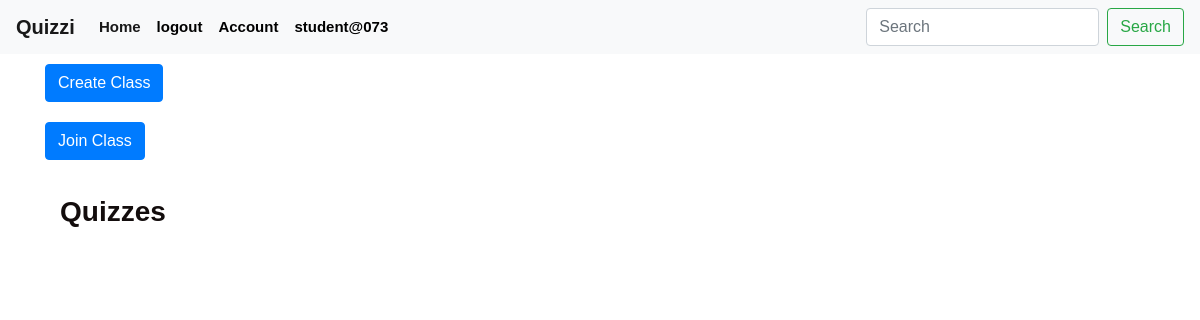
The app's page /home (signed in), older data.
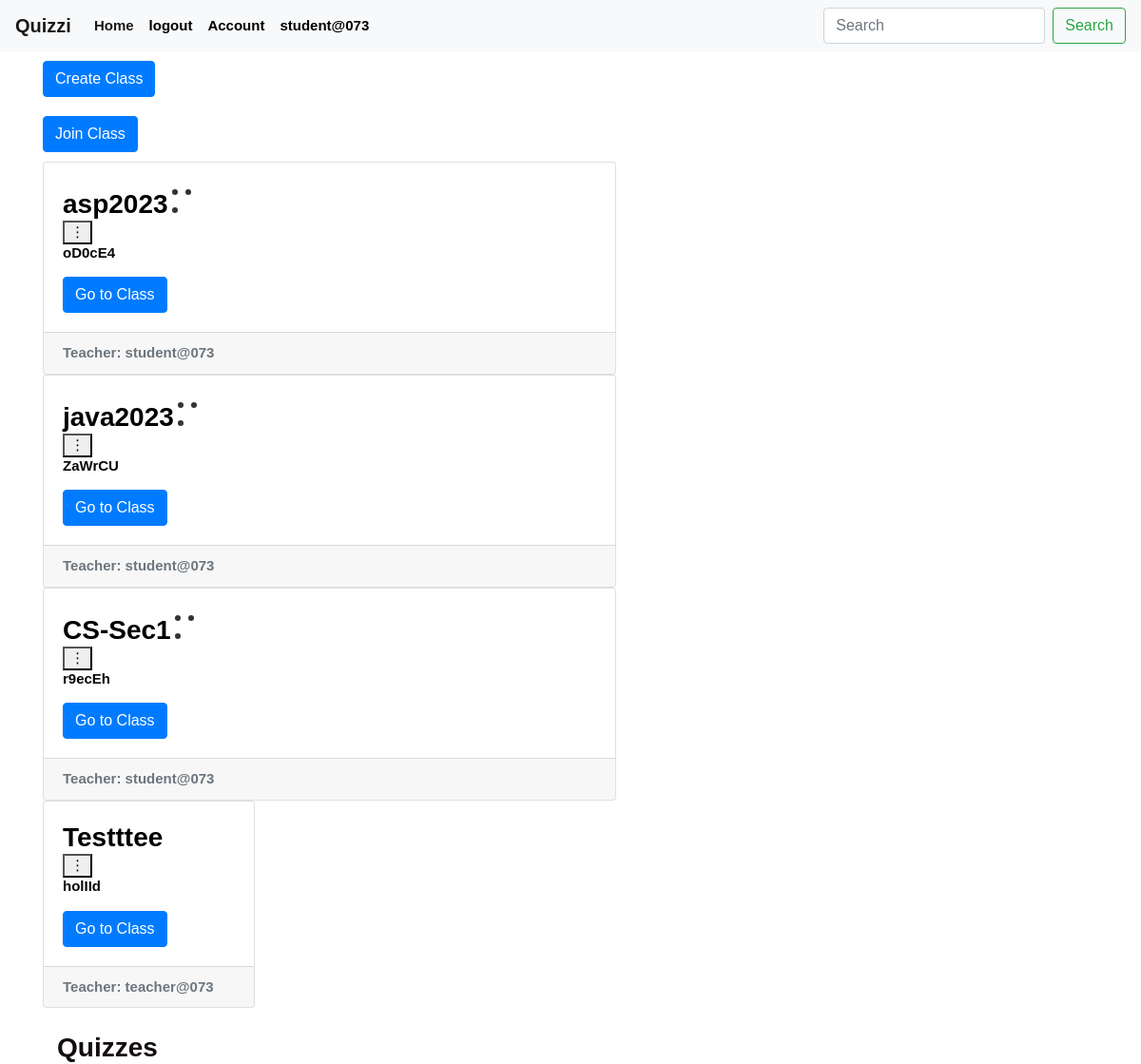
The same page, newer data.
### quiz/models.py (models this page shows)
class User(db.Model, UserMixin):
    id = db.Column(db.Integer, primary_key=True)
    username = db.Column(db.String(20), unique=True, nullable=False)
    email = db.Column(db.String(120), unique=True, nullable=False)
    password = db.Column(db.String(60), nullable=False)
    classes_enrolled = db.relationship('Class', backref='students', lazy='dynamic')
    quizzes = db.relationship('LiveQuiz', backref='user', lazy=True)
    quiz_attempts = db.relationship('QuizAttempts', backref='user_attempts',lazy='dynamic')
    assignments = db.relationship('Assignment', backref='user', lazy=True)

class Class(db.Model):
    id = db.Column(db.Integer, primary_key=True)
    username = db.Column(db.String(20), nullable=False)
    class_name = db.Column(db.String(100), nullable=False)
    class_code = db.Column(db.String(6), nullable=False, unique=True)
    creator_id = db.Column(db.Integer, nullable=False)
    user_id = db.Column(db.Integer, db.ForeignKey('user.id'), nullable=False)
    created_at = db.Column(db.DateTime, default=datetime.utcnow)
    assignments = db.relationship('Assignment', backref='class', lazy=True)
    quizzes = db.relationship('Quiz', backref='class', lazy=True)

### quiz/main/routes.py (the view)
@app.route("/home", methods=['GET','POST'])
def home():
    user = User.query.get_or_404(current_user.id)
    form = JoinQuiz()
    quizs = []
    if request.method == 'POST' and form.validate_on_submit():
        return redirect(url_for('join_quiz',quiz_code=form.quiz_code.data))
    if current_user.is_authenticated:
        created_classes = Class.query.filter_by(creator_id=current_user.id).all()
        joined = ClassStudent.query.filter_by(user_id=current_user.id).all()
        joined_classes =[]
        for j in joined:
            joi = Class.query.get_or_404(j.class_id)
            joined_classes.append(joi)
        quizzes = LiveQuiz.query.filter_by(creator_id=current_user.id).all()
        if quizzes:
            for quiz in quizzes:
                q = Quiz.query.filter_by(id=quiz.id).first()
                if q:
                    quizs.append(q)
        else:
            quizzes = user.quizzes
        return render_template('home.html', created_classes=created_classes,joined_classes=joined_classes, user=user,quizzes=quizs,form=form, username=user.username)
    return render_template('home.html', user=user,created_classes=created_classes,joined_classes=joined_classes, quizzes=quizs, form=form, username=user.username)

### quiz/forms.py
class JoinQuiz(FlaskForm):
    quiz_code = StringField('Quiz Code',validators=[DataRequired()])
    submit = SubmitField('Submit')

### quiz/models.py (called while the page is built)
@login_manager.user_loader
def load_user(user_id):
    return User.query.get(int(user_id))

### quiz/templates/home.html (shortened to what this page needs)
{% extends "layout.html" %}
{% block content %}
<form method="post" action="{{ url_for('add_class') }}">
    <button type="submit" class="btn btn-primary" id="create">Create Class</button>
</form>
<form method="POST" action="{{ url_for('join_class') }}">
    <button type="submit" class="btn btn-primary" id="create">Join Class</button>
</form>
<div class="container-fluid">
    <div class="row">
        <div class="col-md-20">
            <div class="row class-cards">
                {% for classs in created_classes %}
                <div class="col-md-10">
                    <div class="class-card">
                        <div class="card">
                            <div class="card-body">
                                <tr>
                                    <td>
                                      <h4 style="display: inline-block;"><a href="{{ url_for('class_info', classid=classs.id) }}" style="color: black;">{{ classs.class_name }}</a></h4>
                                    </td>
                                    <td>
                                        <div class="three-dots-button">
                                        <div class="dot"></div>
                                        <div class="dot"></div>
                                        <div class="dot"></div>
                                      </div>
                                        <div class="threedot">
                                      <div class="dropdown" style="display: inline-block;">
                                        <button  id="dropdownMenuButton" data-toggle="dropdown"   >
                                            &vellip;
                                        </button>
                                      </div>
                                    </div>
                                    </td>
                                  </tr>
                                <p class="card-text">{{ classs.class_code }}</p>
                                <a href="{{ url_for('class_info', classid=classs.id) }}" class="btn btn-primary">Go to Class</a>
                            </div>
                            <div class="card-footer text-muted">
                                Teacher: {{ classs.username }}
                            </div>
                        </div>
                    </div>
                </div>
                {% endfor %}
                {% for classs in joined_classes %}
                <div class="col-md-4">
                    <div class="class-card">
                        <div class="card">
                            <div class="card-body">
                                <tr>
                                    <td>
                                      <h4 style="display: inline-block;"><a href="{{ url_for('class_info', classid=classs.id) }}" style="color: black;">{{ classs.class_name }}</a></h4>
                                    </td>
                                    <td>
                                        <div class="threedot">
                                      <div class="dropdown" style="display: inline-block;">
                                        <button  id="dropdownMenuButton" data-toggle="dropdown"   >
                                            &vellip;
                                        </button>
                                      </div>
                                    </div>
                                    </td>
                                  </tr>
                                <p class="card-text">{{ classs.class_code }}</p>
                                <a href="{{ url_for('class_info', classid=classs.id) }}" class="btn btn-primary">Go to Class</a>
                            </div>
                            <div class="card-footer text-muted">
                                Teacher: {{ classs.username }}
                            </div>
                        </div>
                    </div>
                </div>
                {% endfor %}
            </div>
        </div>
    </div>
</div>
<div class="container mt-4">
    <div class="row">
        <div class="col-md-6">
            <h3>Quizzes</h3>
        </div>
    </div>
</div>
{% endblock %}

### quiz/templates/layout.html (shortened to what this page needs)
<!DOCTYPE html>
<html lang="en">
<head>
   <link rel="stylesheet" href="https://cdn.jsdelivr.net/npm/bootstrap@4.3.1/dist/css/bootstrap.min.css">
   <link rel="stylesheet" type="text/css" href="{{ url_for('static', filename='style.css')}}">
  </head>
<body>
<header class="site-header">
    <nav class="navbar navbar-expand-lg navbar-light bg-light" id="navbar">
          {% if current_user.is_authenticated %}
          <a class="navbar-brand" href="{{url_for('home')}}">Quizzi</a>
          {% else %}
          <a class="navbar-brand" href="{{url_for('firstpage')}}">Quizzi</a>
          {% endif %}
        <div class="collapse navbar-collapse" id="navbarSupportedContent">
          <ul class="navbar-nav mr-auto">
            {% if current_user.is_authenticated %}
            <li class="nav-item active">
              <a class="nav-link" href="{{ url_for('home') }}">Home <span class="sr-only">(current)</span></a>
            </li>
            <li class="nav-item">
              <a class="nav-link " href="{{ url_for('logout') }}" tabindex="-1" aria-disabled="true">logout</a>
            </li>
            <li class="nav-item">
              <a class="nav-link " href="{{ url_for('account') }}" tabindex="-1" aria-disabled="true">Account</a>
            </li>
            <li class="nav-item"><a class="nav-link "tabindex="-1" aria-disabled="true">{{username}}</a></li>
            {% endif %}
          </ul>
          <form class="form-inline my-2 my-lg-0">
            <input class="form-control mr-sm-2" type="search" placeholder="Search" aria-label="Search">
            <button class="btn btn-outline-success my-2 my-sm-0" type="submit">Search</button>
          </form>
        </div>
      </nav>
      <main role="main" id="layout" class="container">
        <div class="row">
          <div class="col-md-8">
  {% block content %}{% endblock %}
</body>
</html>

### quiz/static/style.css (style rules this page uses)
.three-dots-button { display: inline-block; position: relative; width: 30px; height: 30px; cursor: pointer; }
.dot { width: 6px; height: 6px; background-color: #333; border-radius: 50%; display: inline-block; margin-right: 4px; animation: blink 1.2s infinite; }
.dot:last-child { margin-right: 0; }
.card { background-color:#ffffff; }
.threedot { background-color: inherit; border: none; cursor: pointer; padding: 0; margin: 0; }
.site-header .navbar-nav .nav-link { color: black }
.navbar { background-color: #333333; }
#navbar { background-color: #333333; }
h1, h2, h3, h4, h5, h6 { color: #130d0d; line-height: 1.25; font-size: 28px; font-weight: bold; margin: 0; }
p { color: #070505; }
body { font-family: Arial, sans-serif; background-color: #fff; margin: 0; padding: 0; }
#create { margin-top: 10px; margin-bottom: 10px; }

### quiz/templates/layout.html (style rules this page uses)
body { color: #2b3a47; line-height: 1.25; font-size: 15px; font-weight: bold; margin: 0; }

Row changes from the older to the newer data that the page shows:
now on this page (row edited): Class: class_name "asp2023", class_code "oD0cE4", username "student@073"
added Class: class_name "java2023", class_code "ZaWrCU", username "student@073"
added Class: class_name "CS-Sec1", class_code "r9ecEh", username "student@073"
added Class: class_name "Testttee", class_code "holIId", username "teacher@073"
